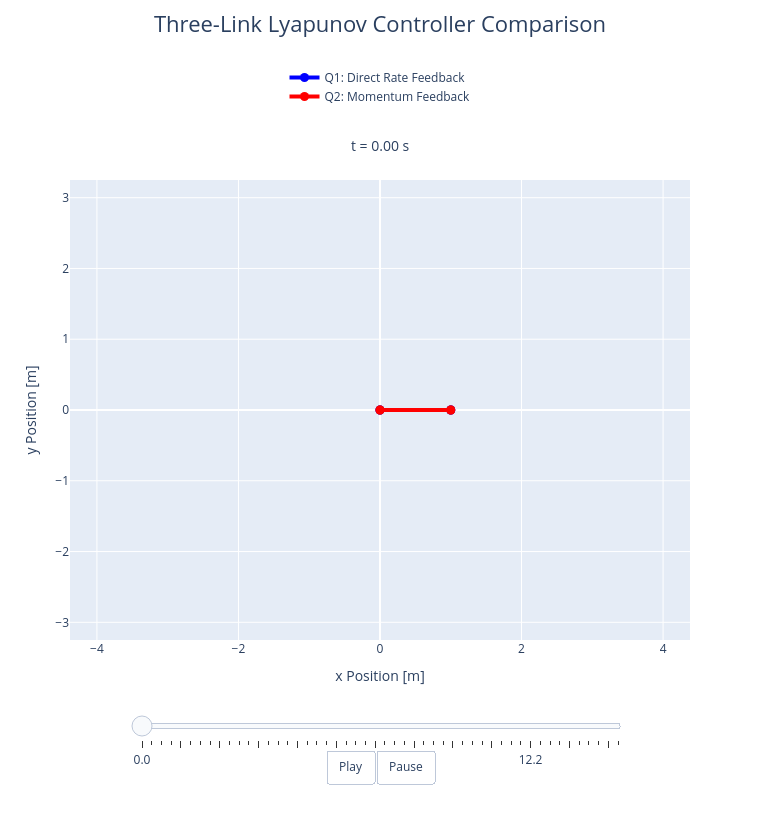

The code cell stored with this chart in its notebook:
### Code cell
"""
Run and visualize a self-contained comparison of the two Lyapunov
rate-regulation controllers for the three-link system.

This cell is intended as an experimental visualization layer. The
initial link orientations, angular rates, controller gains, simulation
duration, and animation settings can all be changed from the editable
inputs below without modifying the earlier numerical example.

Both controllers are simulated from exactly the same initial state and
their three-link mechanisms are overlaid in the same physical x-y frame:

    Blue : Q_1 = -P_1 q_dot
    Red  : Q_2 = -P_2 [M(q)] q_dot

Their separation during the transient therefore shows how two
Lyapunov-stabilizing controllers can produce different closed-loop
behaviour despite having the same rate-regulation objective.

The simulated trajectories are sampled into animation_data and displayed
interactively using Plotly. The animation can be played continuously or
scrubbed manually using the time slider to inspect individual stages of
the transient response.

The animation_data object is intentionally retained so that the same
simulated response can be passed to a separate GIF export cell without
rerunning the simulation.

This cell reuses the mechanical model developed earlier and assumes that
the following already exist:

    - mass_matrix(q)
    - mass_matrix_derivatives(q)
    - closed_loop_dynamics(t, state, controller)
    - l_1, l_2, l_3
"""

import numpy as np
import plotly.graph_objects as go

from scipy.integrate import solve_ivp


# ============================================================
# User-editable inputs
# ============================================================

# Initial link orientations [deg]
initial_angles_deg = [
    0.0,
    180.0,
    0.0,
]

# Initial link angular rates [deg/s]
initial_rates_deg = [
    0.0,
    -60.0,
    0.0,
]

# Controller gains
P_1_visualization = 1.0      # [kg m^2 / s]
P_2_visualization = 0.72     # [1 / s]

# Simulation interval and output spacing [s]
t_start = 0.0
t_end = 15.0
dt = 0.01

# Animation settings
n_animation_frames = 50
frame_duration_ms = 100


# ============================================================
# Visualization-specific controllers
# ============================================================

def rate_feedback_visualization(q, q_dot):
    Q = -P_1_visualization * q_dot

    return Q


def momentum_feedback_visualization(q, q_dot):
    M = mass_matrix(q)

    generalized_momentum = M @ q_dot
    Q = -P_2_visualization * generalized_momentum

    return Q


# ============================================================
# Build the initial state and simulate both controllers
# ============================================================

n_points = int(
    (t_end - t_start) / dt
) + 1

time_visualization = np.linspace(
    t_start,
    t_end,
    n_points,
)

q_0_visualization = np.deg2rad(
    initial_angles_deg
)

q_dot_0_visualization = np.deg2rad(
    initial_rates_deg
)

initial_state_visualization = np.concatenate(
    (
        q_0_visualization,
        q_dot_0_visualization,
    )
)


solution_Q1_visualization = solve_ivp(
    fun=closed_loop_dynamics,
    t_span=(t_start, t_end),
    y0=initial_state_visualization,
    t_eval=time_visualization,
    args=(rate_feedback_visualization,),
    rtol=1e-10,
    atol=1e-12,
)


solution_Q2_visualization = solve_ivp(
    fun=closed_loop_dynamics,
    t_span=(t_start, t_end),
    y0=initial_state_visualization,
    t_eval=time_visualization,
    args=(momentum_feedback_visualization,),
    rtol=1e-10,
    atol=1e-12,
)


# ============================================================
# Convert link orientations into physical endpoint coordinates
# ============================================================

def link_endpoints(q):
    theta_1, theta_2, theta_3 = q

    x_0 = 0.0
    y_0 = 0.0

    x_1 = l_1 * np.cos(theta_1)
    y_1 = l_1 * np.sin(theta_1)

    x_2 = x_1 + l_2 * np.cos(theta_2)
    y_2 = y_1 + l_2 * np.sin(theta_2)

    x_3 = x_2 + l_3 * np.cos(theta_3)
    y_3 = y_2 + l_3 * np.sin(theta_3)

    x_coordinates = np.array([
        x_0,
        x_1,
        x_2,
        x_3,
    ])

    y_coordinates = np.array([
        y_0,
        y_1,
        y_2,
        y_3,
    ])

    return x_coordinates, y_coordinates


# ============================================================
# Sample both simulated trajectories for visualization
# ============================================================

frame_indices = np.linspace(
    0,
    time_visualization.size - 1,
    n_animation_frames,
    dtype=int,
)

q_history_Q1 = solution_Q1_visualization.y[:3, :]
q_history_Q2 = solution_Q2_visualization.y[:3, :]

animation_data = []


for solution_index in frame_indices:

    q_Q1 = q_history_Q1[
        :,
        solution_index
    ]

    q_Q2 = q_history_Q2[
        :,
        solution_index
    ]

    x_Q1, y_Q1 = link_endpoints(
        q_Q1
    )

    x_Q2, y_Q2 = link_endpoints(
        q_Q2
    )

    current_time = time_visualization[
        solution_index
    ]

    frame_data = {
        "x_Q1": x_Q1,
        "y_Q1": y_Q1,
        "x_Q2": x_Q2,
        "y_Q2": y_Q2,
        "time": current_time,
    }

    animation_data.append(
        frame_data
    )


# ============================================================
# Construct the interactive Plotly animation
# ============================================================

axis_limit = (
    l_1
    + l_2
    + l_3
    + 0.25
)

initial_frame = animation_data[0]


figure = go.Figure(
    data=[
        go.Scatter(
            x=initial_frame["x_Q1"],
            y=initial_frame["y_Q1"],
            mode="lines+markers",
            name="Q1: Direct Rate Feedback",
            line=dict(
                color="blue",
                width=4,
            ),
            marker=dict(
                color="blue",
                size=9,
            ),
        ),

        go.Scatter(
            x=initial_frame["x_Q2"],
            y=initial_frame["y_Q2"],
            mode="lines+markers",
            name="Q2: Momentum Feedback",
            line=dict(
                color="red",
                width=4,
            ),
            marker=dict(
                color="red",
                size=9,
            ),
        ),
    ]
)


# ============================================================
# Build the Plotly animation frames
# ============================================================

plotly_frames = []


for frame_number, frame_data in enumerate(animation_data):

    plotly_frame = go.Frame(
        name=str(frame_number),

        data=[
            go.Scatter(
                x=frame_data["x_Q1"],
                y=frame_data["y_Q1"],
            ),

            go.Scatter(
                x=frame_data["x_Q2"],
                y=frame_data["y_Q2"],
            ),
        ],

        traces=[
            0,
            1,
        ],

        layout=go.Layout(
            annotations=[
                dict(
                    text=f't = {frame_data["time"]:.2f} s',
                    x=0.5,
                    y=1.02,
                    xref="paper",
                    yref="paper",
                    xanchor="center",
                    yanchor="bottom",
                    showarrow=False,
                    font=dict(
                        size=14,
                    ),
                )
            ]
        ),
    )

    plotly_frames.append(
        plotly_frame
    )


figure.frames = plotly_frames


# ============================================================
# Build the time slider
# ============================================================

slider_steps = []

slider_label_interval = max(
    1,
    n_animation_frames // 5
)


for frame_number, frame_data in enumerate(animation_data):

    show_label = (
        frame_number % slider_label_interval == 0
        or frame_number == n_animation_frames - 1
    )

    if show_label:
        slider_label = f'{frame_data["time"]:.1f}'
    else:
        slider_label = ""

    slider_step = dict(
        method="animate",
        label=slider_label,

        args=[
            [str(frame_number)],
            {
                "mode": "immediate",

                "frame": {
                    "duration": 0,
                    "redraw": True,
                },

                "transition": {
                    "duration": 0,
                },
            },
        ],
    )

    slider_steps.append(
        slider_step
    )


# ============================================================
# Configure the Plotly layout and controls
# ============================================================

figure.update_layout(
    title=dict(
        text="Three-Link Lyapunov Controller Comparison",
        x=0.5,
        y=0.98,
        xanchor="center",
        yanchor="top",
        font=dict(
            size=22,
        ),
    ),

    width=760,
    height=820,

    margin=dict(
        t=180,
        b=180,
        l=70,
        r=70,
    ),

    legend=dict(
        orientation="v",
        x=0.5,
        xanchor="center",
        y=1.15,
        yanchor="bottom",
    ),

    annotations=[
        dict(
            text=f't = {initial_frame["time"]:.2f} s',
            x=0.5,
            y=1.05,
            xref="paper",
            yref="paper",
            xanchor="center",
            yanchor="bottom",
            showarrow=False,
            font=dict(
                size=14,
            ),
        )
    ],

    xaxis=dict(
        title="x Position [m]",
        range=[
            -axis_limit,
            axis_limit,
        ],
        zeroline=True,
        scaleanchor="y",
        scaleratio=1,
    ),

    yaxis=dict(
        title="y Position [m]",
        range=[
            -axis_limit,
            axis_limit,
        ],
        zeroline=True,
    ),

    sliders=[
        dict(
            active=0,

            x=0.10,
            len=0.80,

            y=-0.10,
            yanchor="top",

            currentvalue=dict(
                visible=False,
            ),

            pad=dict(
                t=30,
            ),

            steps=slider_steps,
        )
    ],

    updatemenus=[
        dict(
            type="buttons",
            direction="left",

            x=0.5,
            xanchor="center",

            y=-0.24,
            yanchor="top",

            showactive=False,

            buttons=[
                dict(
                    label="Play",
                    method="animate",

                    args=[
                        None,
                        {
                            "frame": {
                                "duration": frame_duration_ms,
                                "redraw": True,
                            },

                            "transition": {
                                "duration": 0,
                            },

                            "fromcurrent": True,
                        },
                    ],
                ),

                dict(
                    label="Pause",
                    method="animate",

                    args=[
                        [None],
                        {
                            "frame": {
                                "duration": 0,
                                "redraw": False,
                            },

                            "mode": "immediate",
                        },
                    ],
                ),
            ],
        )
    ],
)


figure.show()

### Figure 1 — Plotly figure (JSON) as saved in the notebook; plotly's stock layout.template omitted (floating-point values rounded to 4 significant figures)
{"data": [{"line": {"color": "blue", "width": 4}, "marker": {"color": "blue", "size": 9}, "mode": "lines+markers", "name": "Q1: Direct Rate Feedback", "type": "scatter", "x": [0.0, 1.0, 0.0, 1.0], "y": [0.0, 0.0, 1.225e-16, 1.225e-16]}, {"line": {"color": "red", "width": 4}, "marker": {"color": "red", "size": 9}, "mode": "lines+markers", "name": "Q2: Momentum Feedback", "type": "scatter", "x": [0.0, 1.0, 0.0, 1.0], "y": [0.0, 0.0, 1.225e-16, 1.225e-16]}], "layout": {"annotations": [{"font": {"size": 14}, "showarrow": false, "text": "t = 0.00 s", "x": 0.5, "xanchor": "center", "xref": "paper", "y": 1.05, "yanchor": "bottom", "yref": "paper"}], "height": 820, "legend": {"orientation": "v", "x": 0.5, "xanchor": "center", "y": 1.15, "yanchor": "bottom"}, "margin": {"b": 180, "l": 70, "r": 70, "t": 180}, "sliders": [{"active": 0, "currentvalue": {"visible": false}, "len": 0.8, "pad": {"t": 30}, "steps": [{"args": [["0"], {"frame": {"duration": 0, "redraw": true}, "mode": "immediate", "transition": {"duration": 0}}], "label": "0.0", "method": "animate"}, {"args": [["1"], {"frame": {"duration": 0, "redraw": true}, "mode": "immediate", "transition": {"duration": 0}}], "label": "", "method": "animate"}, {"args": [["2"], {"frame": {"duration": 0, "redraw": true}, "mode": "immediate", "transition": {"duration": 0}}], "label": "", "method": "animate"}, {"args": [["3"], {"frame": {"duration": 0, "redraw": true}, "mode": "immediate", "transition": {"duration": 0}}], "label": "", "method": "animate"}, {"args": [["4"], {"frame": {"duration": 0, "redraw": true}, "mode": "immediate", "transition": {"duration": 0}}], "label": "", "method": "animate"}, {"args": [["5"], {"frame": {"duration": 0, "redraw": true}, "mode": "immediate", "transition": {"duration": 0}}], "label": "", "method": "animate"}, {"args": [["6"], {"frame": {"duration": 0, "redraw": true}, "mode": "immediate", "transition": {"duration": 0}}], "label": "", "method": "animate"}, {"args": [["7"], {"frame": {"duration": 0, "redraw": true}, "mode": "immediate", "transition": {"duration": 0}}], "label": "", "method": "animate"}, {"args": [["8"], {"frame": {"duration": 0, "redraw": true}, "mode": "immediate", "transition": {"duration": 0}}], "label": "", "method": "animate"}, {"args": [["9"], {"frame": {"duration": 0, "redraw": true}, "mode": "immediate", "transition": {"duration": 0}}], "label": "", "method": "animate"}, {"args": [["10"], {"frame": {"duration": 0, "redraw": true}, "mode": "immediate", "transition": {"duration": 0}}], "label": "3.1", "method": "animate"}, {"args": [["11"], {"frame": {"duration": 0, "redraw": true}, "mode": "immediate", "transition": {"duration": 0}}], "label": "", "method": "animate"}, {"args": [["12"], {"frame": {"duration": 0, "redraw": true}, "mode": "immediate", "transition": {"duration": 0}}], "label": "", "method": "animate"}, {"args": [["13"], {"frame": {"duration": 0, "redraw": true}, "mode": "immediate", "transition": {"duration": 0}}], "label": "", "method": "animate"}, {"args": [["14"], {"frame": {"duration": 0, "redraw": true}, "mode": "immediate", "transition": {"duration": 0}}], "label": "", "method": "animate"}, {"args": [["15"], {"frame": {"duration": 0, "redraw": true}, "mode": "immediate", "transition": {"duration": 0}}], "label": "", "method": "animate"}, {"args": [["16"], {"frame": {"duration": 0, "redraw": true}, "mode": "immediate", "transition": {"duration": 0}}], "label": "", "method": "animate"}, {"args": [["17"], {"frame": {"duration": 0, "redraw": true}, "mode": "immediate", "transition": {"duration": 0}}], "label": "", "method": "animate"}, {"args": [["18"], {"frame": {"duration": 0, "redraw": true}, "mode": "immediate", "transition": {"duration": 0}}], "label": "", "method": "animate"}, {"args": [["19"], {"frame": {"duration": 0, "redraw": true}, "mode": "immediate", "transition": {"duration": 0}}], "label": "", "method": "animate"}, {"args": [["20"], {"frame": {"duration": 0, "redraw": true}, "mode": "immediate", "transition": {"duration": 0}}], "label": "6.1", "method": "animate"}, {"args": [["21"], {"frame": {"duration": 0, "redraw": true}, "mode": "immediate", "transition": {"duration": 0}}], "label": "", "method": "animate"}, {"args": [["22"], {"frame": {"duration": 0, "redraw": true}, "mode": "immediate", "transition": {"duration": 0}}], "label": "", "method": "animate"}, {"args": [["23"], {"frame": {"duration": 0, "redraw": true}, "mode": "immediate", "transition": {"duration": 0}}], "label": "", "method": "animate"}, {"args": [["24"], {"frame": {"duration": 0, "redraw": true}, "mode": "immediate", "transition": {"duration": 0}}], "label": "", "method": "animate"}, {"args": [["25"], {"frame": {"duration": 0, "redraw": true}, "mode": "immediate", "transition": {"duration": 0}}], "label": "", "method": "animate"}, {"args": [["26"], {"frame": {"duration": 0, "redraw": true}, "mode": "immediate", "transition": {"duration": 0}}], "label": "", "method": "animate"}, {"args": [["27"], {"frame": {"duration": 0, "redraw": true}, "mode": "immediate", "transition": {"duration": 0}}], "label": "", "method": "animate"}, {"args": [["28"], {"frame": {"duration": 0, "redraw": true}, "mode": "immediate", "transition": {"duration": 0}}], "label": "", "method": "animate"}, {"args": [["29"], {"frame": {"duration": 0, "redraw": true}, "mode": "immediate", "transition": {"duration": 0}}], "label": "", "method": "animate"}, {"args": [["30"], {"frame": {"duration": 0, "redraw": true}, "mode": "immediate", "transition": {"duration": 0}}], "label": "9.2", "method": "animate"}, {"args": [["31"], {"frame": {"duration": 0, "redraw": true}, "mode": "immediate", "transition": {"duration": 0}}], "label": "", "method": "animate"}, {"args": [["32"], {"frame": {"duration": 0, "redraw": true}, "mode": "immediate", "transition": {"duration": 0}}], "label": "", "method": "animate"}, {"args": [["33"], {"frame": {"duration": 0, "redraw": true}, "mode": "immediate", "transition": {"duration": 0}}], "label": "", "method": "animate"}, {"args": [["34"], {"frame": {"duration": 0, "redraw": true}, "mode": "immediate", "transition": {"duration": 0}}], "label": "", "method": "animate"}, {"args": [["35"], {"frame": {"duration": 0, "redraw": true}, "mode": "immediate", "transition": {"duration": 0}}], "label": "", "method": "animate"}, {"args": [["36"], {"frame": {"duration": 0, "redraw": true}, "mode": "immediate", "transition": {"duration": 0}}], "label": "", "method": "animate"}, {"args": [["37"], {"frame": {"duration": 0, "redraw": true}, "mode": "immediate", "transition": {"duration": 0}}], "label": "", "method": "animate"}, {"args": [["38"], {"frame": {"duration": 0, "redraw": true}, "mode": "immediate", "transition": {"duration": 0}}], "label": "", "method": "animate"}, {"args": [["39"], {"frame": {"duration": 0, "redraw": true}, "mode": "immediate", "transition": {"duration": 0}}], "label": "", "method": "animate"}, {"args": [["40"], {"frame": {"duration": 0, "redraw": true}, "mode": "immediate", "transition": {"duration": 0}}], "label": "12.2", "method": "animate"}, {"args": [["41"], {"frame": {"duration": 0, "redraw": true}, "mode": "immediate", "transition": {"duration": 0}}], "label": "", "method": "animate"}, {"args": [["42"], {"frame": {"duration": 0, "redraw": true}, "mode": "immediate", "transition": {"duration": 0}}], "label": "", "method": "animate"}, {"args": [["43"], {"frame": {"duration": 0, "redraw": true}, "mode": "immediate", "transition": {"duration": 0}}], "label": "", "method": "animate"}, {"args": [["44"], {"frame": {"duration": 0, "redraw": true}, "mode": "immediate", "transition": {"duration": 0}}], "label": "", "method": "animate"}, {"args": [["45"], {"frame": {"duration": 0, "redraw": true}, "mode": "immediate", "transition": {"duration": 0}}], "label": "", "method": "animate"}, {"args": [["46"], {"frame": {"duration": 0, "redraw": true}, "mode": "immediate", "transition": {"duration": 0}}], "label": "", "method": "animate"}, {"args": [["47"], {"frame": {"duration": 0, "redraw": true}, "mode": "immediate", "transition": {"duration": 0}}], "label": "", "method": "animate"}, {"args": [["48"], {"frame": {"duration": 0, "redraw": true}, "mode": "immediate", "transition": {"duration": 0}}], "label": "", "method": "animate"}, {"args": [["49"], {"frame": {"duration": 0, "redraw": true}, "mode": "immediate", "transition": {"duration": 0}}], "label": "15.0", "method": "animate"}], "x": 0.1, "y": -0.1, "yanchor": "top"}], "title": {"font": {"size": 22}, "text": "Three-Link Lyapunov Controller Comparison", "x": 0.5, "xanchor": "center", "y": 0.98, "yanchor": "top"}, "updatemenus": [{"buttons": [{"args": [null, {"frame": {"duration": 100, "redraw": true}, "fromcurrent": true, "transition": {"duration": 0}}], "label": "Play", "method": "animate"}, {"args": [[null], {"frame": {"duration": 0, "redraw": false}, "mode": "immediate"}], "label": "Pause", "method": "animate"}], "direction": "left", "showactive": false, "type": "buttons", "x": 0.5, "xanchor": "center", "y": -0.24, "yanchor": "top"}], "width": 760, "xaxis": {"domain": [0, 1], "range": [-4.38, 4.38], "scaleanchor": "y", "scaleratio": 1, "title": {"text": "x Position [m]"}, "type": "linear", "zeroline": true}, "yaxis": {"domain": [0, 1], "range": [-3.25, 3.25], "title": {"text": "y Position [m]"}, "type": "linear", "zeroline": true}}}
